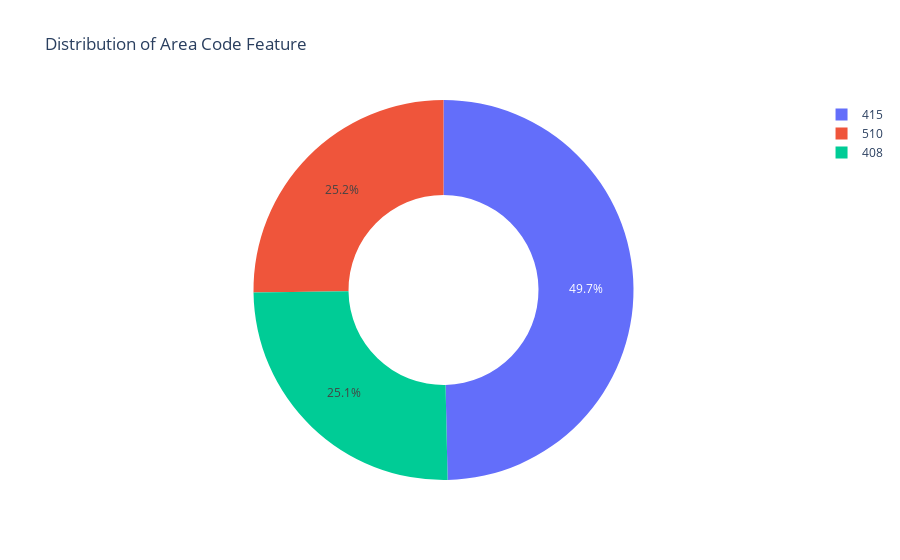

Write notebook code for a chart like this one.
### Markdown cell above
### Analysis on "area code"

### Code cell
# Pie chart of area code feature
area = df['area code'].value_counts()
transuction = area.index
quantity = area.values

# draw pie circule with plotly
figure = px.pie(df,
               values = quantity,
               names = transuction,
               hole = .5,
               title = 'Distribution of Area Code Feature')
figure.show()

### Figure 1 — Plotly figure (JSON) as saved in the notebook; plotly's stock layout.template omitted (floating-point values rounded to 4 significant figures)
{"data": [{"domain": {"x": [0, 1], "y": [0, 1]}, "hole": 0.5, "hovertemplate": "label=%{label}<br>value=%{value}<extra></extra>", "labels": [415, 510, 408], "legendgroup": "", "name": "", "showlegend": true, "type": "pie", "values": [1655, 840, 838]}], "layout": {"legend": {"tracegroupgap": 0}, "title": {"text": "Distribution of Area Code Feature"}}}
